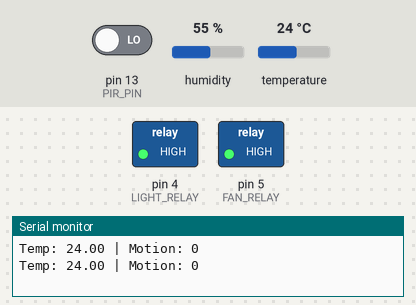
This sketch was run on a simulated Arduino Uno, built with avr-gcc and run on an emulated ATmega328P. On the bench: switched loads named in the sketch (green lamp = pin HIGH), the last lines printed to the serial monitor. The test bench sets the inputs (shaded band); at power-on: pin 13 (PIR_PIN) LOW, temperature 24 °C, humidity 55 %.

Above: at 2.8 s.
2.9 s: pin 13 (PIR_PIN) driven HIGH
At 5.2 s:
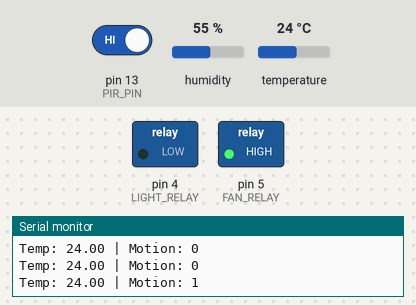
5.6 s: temperature set to 28 °C
8.3 s: temperature set to 31 °C
At 11.3 s:
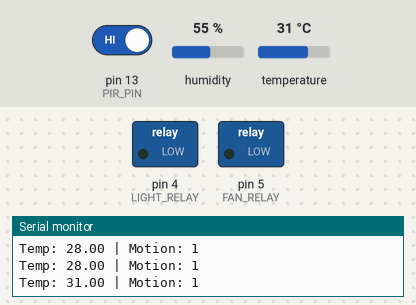
11.6 s: temperature set to 12 °C
At 12.7 s:
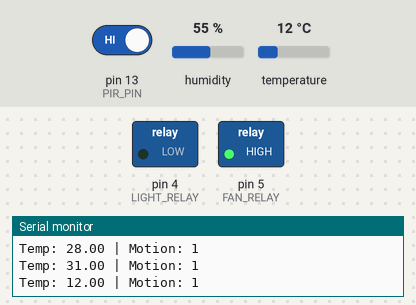
14.3 s: temperature set to 33 °C
At 17.5 s:
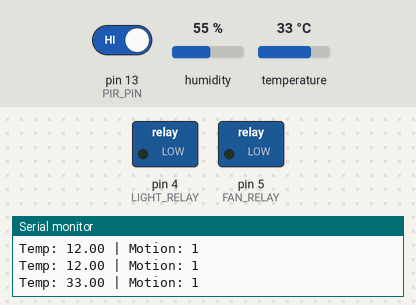
Timing chart, 0 to 18.7 s (numbered marks = the images above; inputs shaded):
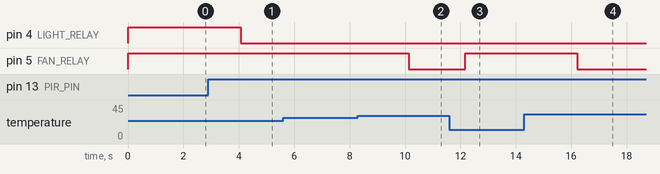

The sketch:

smart_classroom.ino
```cpp
#include <DHT.h>

// DHT setup
#define DHTPIN 14
#define DHTTYPE DHT11
DHT dht(DHTPIN, DHTTYPE);

// Pins
#define PIR_PIN 13
#define FAN_RELAY 5
#define LIGHT_RELAY 4

// Variables
unsigned long lastMotionTime = 0;
const int delayTime = 10000; // 10 sec

void setup() {
  Serial.begin(115200);

  pinMode(PIR_PIN, INPUT);
  pinMode(FAN_RELAY, OUTPUT);
  pinMode(LIGHT_RELAY, OUTPUT);

  dht.begin();

  // OFF initially (active LOW relay)
  digitalWrite(FAN_RELAY, HIGH);
  digitalWrite(LIGHT_RELAY, HIGH);
}

void loop() {
  float temp = dht.readTemperature();
  int motion = digitalRead(PIR_PIN);

  Serial.print("Temp: ");
  Serial.print(temp);
  Serial.print(" | Motion: ");
  Serial.println(motion);

  // FAN LOGIC (Temp + Motion BOTH required)
  if (temp >= 30 && motion == HIGH) {
    digitalWrite(FAN_RELAY, LOW);   // ON
  } else {
    digitalWrite(FAN_RELAY, HIGH);  // OFF
  }

  // LIGHT LOGIC
  if (motion == HIGH) {
    digitalWrite(LIGHT_RELAY, LOW); // ON
    lastMotionTime = millis();
  }

  if (millis() - lastMotionTime > delayTime) {
    digitalWrite(LIGHT_RELAY, HIGH); // OFF
  }

  delay(2000);
}
```

Measured:
- the behaviour switches between 29 and 30 °C on temperature (found by bisection; images 1 and 2)
- after the input at 2.9 s, pin 4 (LIGHT_RELAY): HIGH → LOW after 1.2 s
- after the input at 8.3 s, pin 5 (FAN_RELAY): HIGH → LOW after 1.8 s
- after the input at 11.6 s, pin 5 (FAN_RELAY): LOW → HIGH after 0.57 s
- after the input at 14.3 s, pin 5 (FAN_RELAY): HIGH → LOW after 1.9 s
